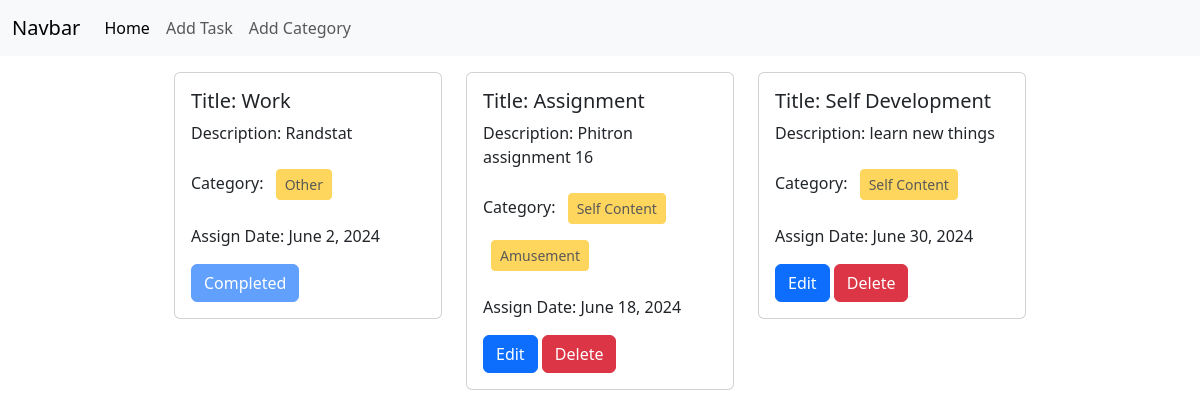
The page / on the database its author committed.
### task/models.py (models this page shows, shortened)
class taskModel(models.Model):
    taskTitle = models.CharField(max_length=30)
    taskDescription = models.TextField()
    taskCategory = models.ManyToManyField(categoryModel)
    taskAssignDate = models.DateField()
    isCompleted = models.BooleanField(default=False)

### category/models.py (models this page shows, shortened)
class categoryModel(models.Model):
    categoryName = models.CharField(max_length=30)

### task_management/views.py (the view)
# urls.py: 2. Add a URL to urlpatterns:  path('', views.home, name='home')
def home(request):
    tasks = taskModel.objects.all()
    return render(request,'home.html',{'tasks':tasks})

### templates/home.html
{% extends "base.html" %} {% block main %}
<div class="row justify-content-center m-3">
  {% for task in tasks %}
  <div class="col-sm-3 mb-6 mb-sm-0">
    <div class="card">
      <div class="card-body">
        <h5 class="card-title">Title: {{task.taskTitle}}</h5>
        <p class="card-text">Description: {{task.taskDescription}}</p>
        <p>
          Category: {% for cat in task.taskCategory.all %}
          <button class = "btn btn-warning btn-sm m-2" disabled >{{cat.categoryName}}</button>
          {% endfor %}
        </p>
        <p class="card-text">Assign Date: {{task.taskAssignDate}}</p>
        {% if task.isCompleted %}
            <button class="btn btn-primary disabled">Completed</button>
        {% else %}
            <a href="{% url "edit_task" id=task.id %}" class="btn btn-primary">Edit</a>
            <a href="{% url "delete_task" id=task.id %}" class="btn btn-danger">Delete</a>
        {% endif %}
      </div>
    </div>
  </div>
  {% endfor %}
</div>
{% endblock main %}

### templates/base.html (shortened to what this page needs)
<!DOCTYPE html>
<html lang="en">
  <head>
    <link
      href="https://cdn.jsdelivr.net/npm/bootstrap@5.3.3/dist/css/bootstrap.min.css"
      rel="stylesheet"
    />
  </head>
  <body>
    <header>
      <nav class="navbar navbar-expand-lg bg-body-tertiary">
        <div class="container-fluid">
          <span class="navbar-brand mb-0 h1">Navbar</span>
          <div class="collapse navbar-collapse" id="navbarNav">
            <ul class="navbar-nav">
              <li class="nav-item">
                <a class="nav-link active" aria-current="page" href="{% url "homepage" %}">Home</a>
              </li>
              <li class="nav-item">
                <a class="nav-link" href="{% url "taskpage" %}">Add Task</a>
              </li>
              <li class="nav-item">
                <a class="nav-link" href="{% url "categorypage" %}">Add Category</a>
              </li>
            </ul>
          </div>
        </div>
      </nav>
    </header>
    <main>{% block main %} {% endblock main %}</main>
  </body>
</html>

### rows shown on the page
taskModel: taskTitle "Work", taskDescription "Randstat", taskAssignDate "June 2, 2024", isCompleted "Completed"
categoryModel: categoryName "Other"
taskModel: taskTitle "Assignment", taskDescription "Phitron assignment 16", taskAssignDate "June 18, 2024", isCompleted "Edit"
categoryModel: categoryName "Self Content"
categoryModel: categoryName "Amusement"
taskModel: taskTitle "Self Development", taskDescription "learn new things", taskAssignDate "June 30, 2024", isCompleted "Edit"
